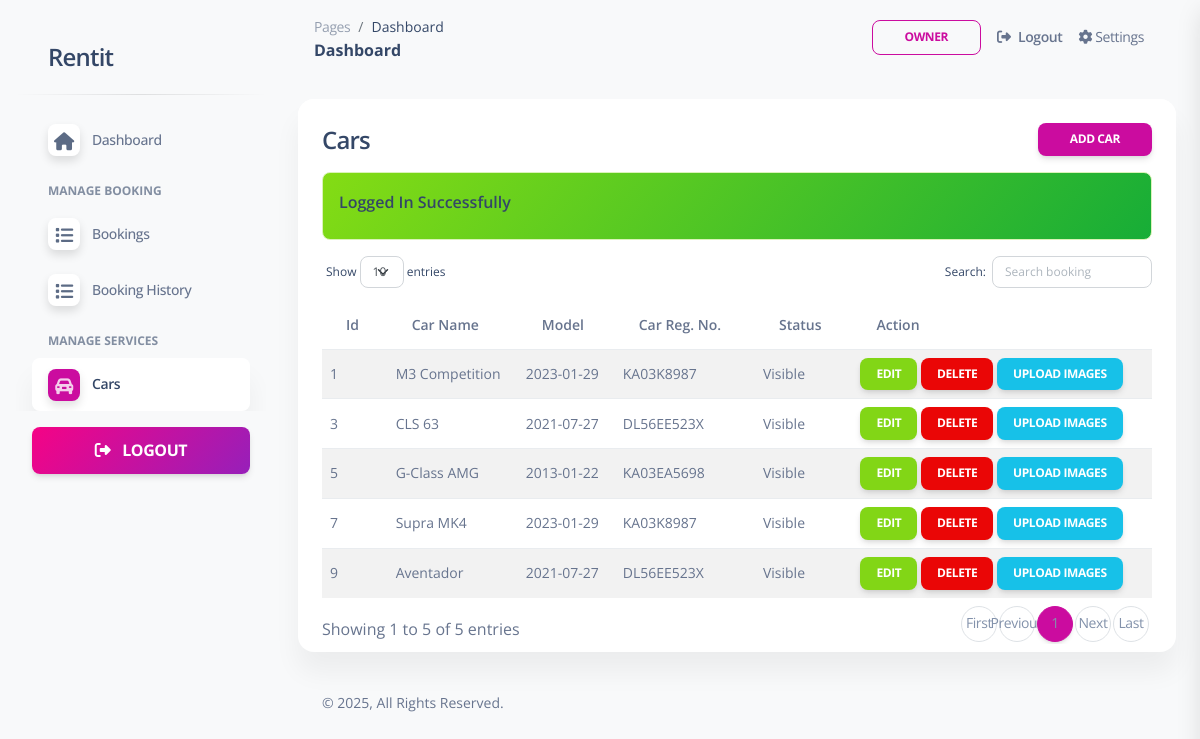
The page /owner/cars.php (signed in) on the database its author committed.
### tables this page shows
CREATE TABLE `web_settings` (
  `id` int(11) UNSIGNED NOT NULL,
  `title` varchar(255) NOT NULL,
  `url` varchar(255) DEFAULT NULL,
  `description` varchar(1000) DEFAULT NULL,
  `logo` varchar(100) DEFAULT NULL,
  `address` varchar(500) DEFAULT NULL,
  `email1` varchar(100) DEFAULT NULL,
  `email2` varchar(100) DEFAULT NULL,
  `phone1` varchar(15) DEFAULT NULL,
  `phone2` varchar(15) DEFAULT NULL
);

CREATE TABLE `cars` (
  `id` int(11) UNSIGNED NOT NULL,
  `brand_id` int(11) NOT NULL,
  `body_type_id` int(11) NOT NULL,
  `name` varchar(255) NOT NULL,
  `car_cid` varchar(20) NOT NULL COMMENT 'car custom id',
  `car_reg_no` varchar(50) DEFAULT NULL,
  `model` date NOT NULL,
  `transmission` varchar(100) DEFAULT NULL,
  `fuel` varchar(100) DEFAULT NULL,
  `seating_capacity` varchar(50) DEFAULT NULL,
  `fastag` tinyint(1) DEFAULT 0,
  `kms_driven` varchar(100) DEFAULT NULL,
  `sun_roof` tinyint(1) NOT NULL,
  `cruise_control` tinyint(1) NOT NULL,
  `360_camera` tinyint(1) NOT NULL,
  `price_per_hour` varchar(100) DEFAULT NULL,
  `home_delivery` tinyint(1) NOT NULL,
  `airbags` tinyint(1) NOT NULL,
  `description` mediumtext NOT NULL,
  `image` varchar(100) DEFAULT NULL,
  `status` tinyint(1) DEFAULT 0 COMMENT '0=show,1=hide',
  `owner_id` int(11) UNSIGNED DEFAULT NULL
);

### owner/cars.php (the view, shortened to what this page needs)
<?php include('includes/header.php'); ?>
    <div class="row">
        <div class="col-12">
            <div class="card mb-4">
                <div class="card-header pb-0">
                    <h4>Cars
                        <a href="cars-create.php" class="btn btn-primary btn-sm float-end">Add Car</a>
                    </h4>
                </div>
                <div class="card-body pt-0 pb-2">
                    <div class="table-responsive p-0">
                        <table id="myTable" class="table table-striped align-items-center justify-content-center">
                            <thead>
                                <tr>
                                    <th>Id</th>
                                    <th>Car Name</th>
                                    <th>Model</th>
                                    <th>Car Reg. No.</th>
                                    <th>Status</th>
                                    <th>Action</th>
                                </tr>
                            </thead>
                            <tbody>
                                <?php
                                    $owner_id = $_SESSION['loggedInUser']['user_id'];
                                    $cars = getByOwner('cars', $owner_id);
                                    if($cars)
                                    {
                                        if(mysqli_num_rows($cars) > 0){
                                            foreach($cars as $item) :
                                            ?>
                                            <tr>
                                                <td><?= $item['id']; ?></td>
                                                <td><?= $item['name']; ?></td>
                                                <td><?= $item['model']; ?></td>
                                                <td><?= $item['car_reg_no']; ?></td>
                                                <td><?= $item['status'] == true ? 'Hidden':'Visible'; ?></td>
                                                <td>
                                                    <a href="cars-edit.php?id=<?= $item['id'];?>" class="btn px-3 mb-0 btn-success btn-sm">Edit</a>
                                                    <a href="cars-delete.php?id=<?= $item['id'];?>"
                                                        onclick="return confirm('Are you sure you want to delete data?')"
                                                        class="btn mb-0 px-3 btn-danger btn-sm">
                                                        Delete
                                                    </a>
                                                    <a href="car-images.php?id=<?= $item['id'];?>" class="btn mb-0 px-3 btn-info btn-sm">Upload Images</a>
                                                </td>
                                            </tr>
                                            <?php
                                            endforeach;
                                        }else{
                                            ?>
                                            <tr>
                                                <td colspan="5">No Record Found!</td>
                                            </tr>
                                            <?php
                                        }
                                    }
                                    else
                                    {
                                        ?>
                                        <tr>
                                            <td colspan="5">No Record Available</td>
                                        </tr>
                                        <?php
                                    }
                                ?>
                            </tbody>
                        </table>
                    </div>
                </div>
            </div>
        </div>
    </div>
<?php include('includes/footer.php'); ?>

### owner/includes/sidebar.php
<?php
$pageName = substr($_SERVER["SCRIPT_NAME"],strrpos($_SERVER["SCRIPT_NAME"],"/")+1);
?>
<aside class="sidenav navbar navbar-vertical navbar-expand-xs border-0 border-radius-xl my-3 fixed-start ms-3 " id="sidenav-main">
    <div class="sidenav-header">
      <a class="navbar-brand m-0" href="dashboard.php" target="_blank">
        <h4><?= webSetting('title') ?? 'Funda Services'; ?></h4>
      </a>
    </div>
    <hr class="horizontal dark mt-0">
    <div class="collapse navbar-collapse w-auto" id="sidenav-collapse-main">
      <ul class="navbar-nav">
        <li class="nav-item">
          <a class="nav-link
            <?= $pageName == "dashboard.php"?'active':'' ?>" href="dashboard.php">
            <div class="icon icon-shape icon-sm shadow border-radius-md bg-white text-center me-2 d-flex align-items-center justify-content-center">
                <i class="fa fa-home <?= $pageName == "dashboard.php"?'text-white':'text-dark' ?>   text-lg"></i>
            </div>
            <span class="nav-link-text ms-1">Dashboard</span>
          </a>
        </li>
        <li class="nav-item mt-3">
          <h6 class="ps-4 ms-2 text-uppercase text-xs font-weight-bolder opacity-6">Manage Booking</h6>
        </li>
        <li class="nav-item">
          <a class="nav-link  <?= $pageName == "bookings.php"?'active':'' ?>"  href="bookings.php">
            <div class="icon icon-shape icon-sm shadow border-radius-md bg-white text-center me-2 d-flex align-items-center justify-content-center">
                <i class="fa fa-list <?= $pageName == "bookings.php"?'text-white':'text-dark' ?>   text-lg"></i>
            </div>
            <span class="nav-link-text ms-1">Bookings</span>
          </a>
        </li>
        <li class="nav-item">
          <a class="nav-link <?= $pageName == "booking-history.php"?'active':'' ?>" href="booking-history.php">
            <div class="icon icon-shape icon-sm shadow border-radius-md bg-white text-center me-2 d-flex align-items-center justify-content-center">
                <i class="fa fa-list <?= $pageName == "booking-history.php"?'text-white':'text-dark' ?> text-lg"></i>
            </div>
            <span class="nav-link-text ms-1">Booking History</span>
          </a>
        </li>
        <li class="nav-item mt-3">
          <h6 class="ps-4 ms-2 text-uppercase text-xs font-weight-bolder opacity-6">Manage Services</h6>
        </li>
        <li class="nav-item">
          <a class="nav-link <?= $pageName == "cars.php"?'active':'' ?>" href="cars.php">
            <div class="icon icon-shape icon-sm shadow border-radius-md bg-white text-center me-2 d-flex align-items-center justify-content-center">
                <i class="fa fa-car-alt <?= $pageName == "cars.php"?'text-white':'text-dark' ?>   text-lg"></i>
            </div>
            <span class="nav-link-text ms-1">Cars</span>
          </a>
        </li>
      </ul>
    </div>
    <div class="sidenav-footer mx-3 ">
      <a class="btn bg-gradient-primary mt-3 fs-6 w-100" href="logout.php">
        <i class="fa fa-sign-out me-2"></i> Logout
      </a>
    </div>
  </aside>

### owner/assets/css/nucleo-svg.css (style rules this page uses)
.icon { display: inline-block; color: #111111; height: 1em; width: 1em; }
.icon-sm { height: 0.8em; width: 0.8em; }
.icon { fill: currentColor; stroke: none; }

### rows shown on the page
web_settings: title "Rentit"
cars: id "1", name "M3 Competition", model "2023-01-29", car_reg_no "KA03K8987", status "Visible"
cars: id "3", name "CLS 63", model "2021-07-27", car_reg_no "DL56EE523X", status "Visible"
cars: id "5", name "G-Class AMG", model "2013-01-22", car_reg_no "KA03EA5698", status "Visible"
cars: id "7", name "Supra MK4", model "2023-01-29", car_reg_no "KA03K8987", status "Visible"
cars: id "9", name "Aventador", model "2021-07-27", car_reg_no "DL56EE523X", status "Visible"

### other values the page prints
$_SESSION['loggedInUser']['name'] "OWNER"
$_SESSION['status'] "Logged In Successfully"
